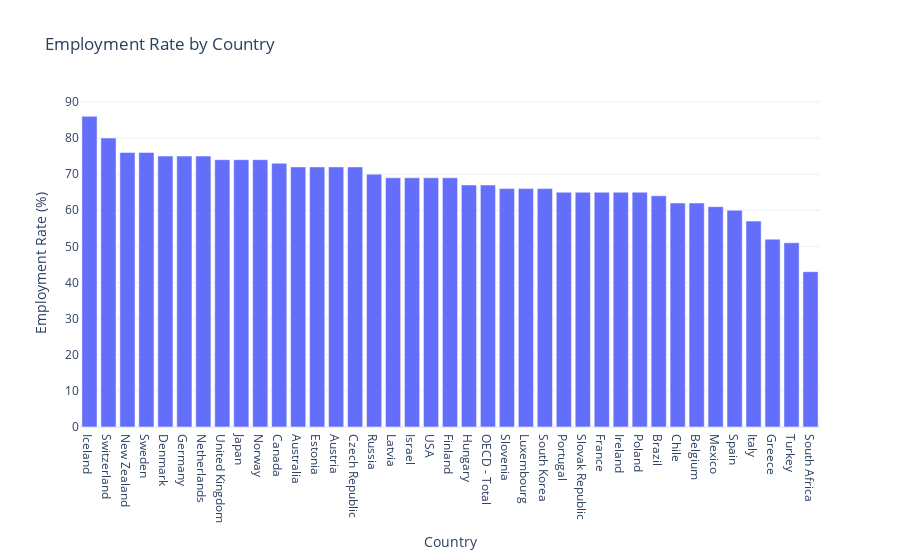

The cell this chart's notebook holds for it:
### Code cell
import pandas as pd
import plotly.express as px

df = pd.read_csv('OECDBLI2017.csv')

fig = px.bar(
    df.sort_values(by='Employment rate as pct', ascending=False),
    x='Country',
    y='Employment rate as pct',
    title="Employment Rate by Country",
    labels={'Employment rate as pct': 'Employment Rate (%)'},
    template='plotly_white'
)
fig.show()

### Figure 1 — Plotly figure (JSON) as saved in the notebook; plotly's stock layout.template omitted (floating-point values rounded to 4 significant figures)
{"data": [{"alignmentgroup": "True", "hovertemplate": "Country=%{x}<br>Employment Rate (%)=%{y}<extra></extra>", "legendgroup": "", "marker": {"color": "#636efa", "pattern": {"shape": ""}}, "name": "", "offsetgroup": "", "orientation": "v", "showlegend": false, "textposition": "auto", "type": "bar", "x": ["Iceland", "Switzerland", "New Zealand", "Sweden", "Denmark", "Germany", "Netherlands", "United Kingdom", "Japan", "Norway", "Canada", "Australia", "Estonia", "Austria", "Czech Republic", "Russia", "Latvia", "Israel", "USA", "Finland", "Hungary", "OECD - Total", "Slovenia", "Luxembourg", "South Korea", "Portugal", "Slovak Republic", "France", "Ireland", "Poland", "Brazil", "Chile", "Belgium", "Mexico", "Spain", "Italy", "Greece", "Turkey", "South Africa"], "xaxis": "x", "y": [86, 80, 76, 76, 75, 75, 75, 74, 74, 74, 73, 72, 72, 72, 72, 70, 69, 69, 69, 69, 67, 67, 66, 66, 66, 65, 65, 65, 65, 65, 64, 62, 62, 61, 60, 57, 52, 51, 43], "yaxis": "y"}], "layout": {"autosize": true, "barmode": "relative", "legend": {"tracegroupgap": 0}, "title": {"text": "Employment Rate by Country"}, "xaxis": {"anchor": "y", "autorange": true, "domain": [0, 1], "range": [-0.5, 38.5], "title": {"text": "Country"}, "type": "category"}, "yaxis": {"anchor": "x", "autorange": true, "domain": [0, 1], "range": [0, 90.53], "title": {"text": "Employment Rate (%)"}, "type": "linear"}}}
